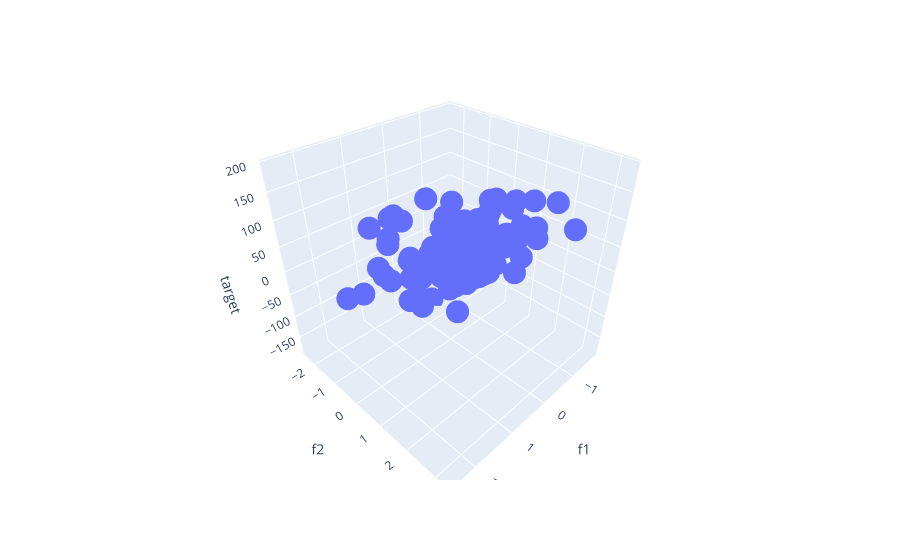

Notebook source saved alongside this figure:
### Code cell
fig=ex.scatter_3d(df,x='f1',y='f2',z='target')
fig.show()
